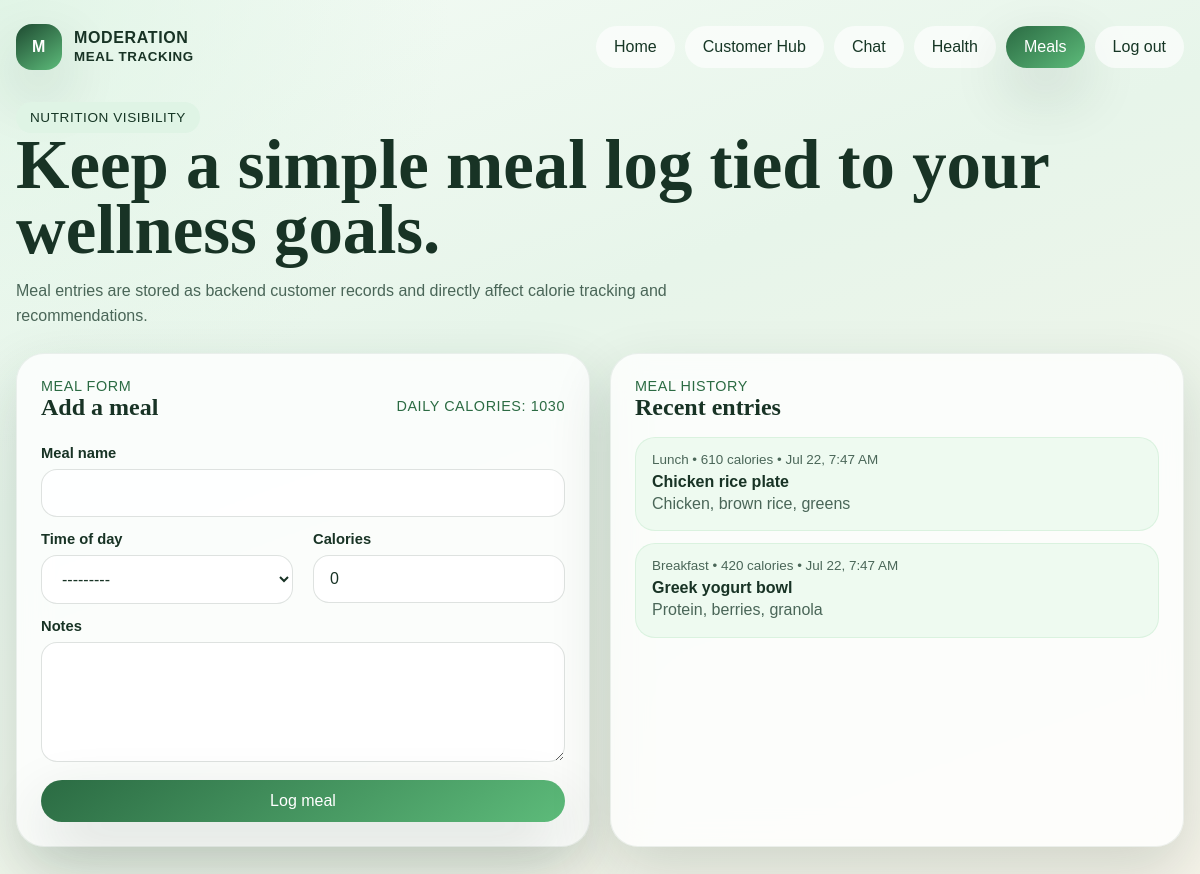
Screenshot of /meals/ (signed in) with the database file from the repository.
### core/models.py (models this page shows)
class MealEntry(models.Model):
	class MealTimes(models.TextChoices):
		BREAKFAST = "Breakfast", "Breakfast"
		LUNCH = "Lunch", "Lunch"
		DINNER = "Dinner", "Dinner"
		SNACK = "Snack", "Snack"
	user = models.ForeignKey(User, on_delete=models.CASCADE, related_name="meal_entries")
	meal_name = models.CharField(max_length=255)
	time_of_day = models.CharField(max_length=20, choices=MealTimes.choices)
	calories = models.PositiveIntegerField(default=0)
	notes = models.TextField(blank=True)
	consumed_at = models.DateTimeField(default=timezone.now)
	class Meta:
		ordering = ["-consumed_at"]

### core/views.py (the view)
# urls.py: path("meals/", views.meals_view, name="meals"),
@customer_required
@require_http_methods(["GET", "POST"])
def meals_view(request):
	form = MealEntryForm(request.POST or None)
	if request.method == "POST" and form.is_valid():
		meal = form.save(commit=False)
		meal.user = request.user
		meal.save()
		messages.success(request, "Meal logged.")
		return redirect("meals")
	analytics = customer_analytics(request.user)
	return render(
		request,
		"core/meals.html",
		{
			"form": form,
			"meals": request.user.meal_entries.all()[:12],
			"analytics": analytics,
			"active_page": "meals",
		},
	)

### core/forms.py
class MealEntryForm(forms.ModelForm):
    class Meta:
        model = MealEntry
        fields = ["meal_name", "time_of_day", "calories", "notes"]
        widgets = {
            "notes": forms.Textarea(attrs={"rows": 4}),
        }

### core/services.py (called while the page is built)
def preferred_recommendation_category(user):
    profile = user.health_profile
    if float(profile.sleep_hours) < 7 or profile.water_oz < 64:
        return Recommendation.Categories.WELLNESS
    if profile.steps < 8000 or profile.workouts_per_week < 3:
        return Recommendation.Categories.EXERCISE
    return Recommendation.Categories.DIET

### core/views.py (called while the page is built)
def customer_required(view_func):
	@wraps(view_func)
	@login_required
	def wrapped(request, *args, **kwargs):
		if request.user.role != User.Roles.CUSTOMER:
			return redirect("employee_dashboard")
		return view_func(request, *args, **kwargs)
	return wrapped

### templates/core/meals.html (shortened to what this page needs)
{% extends 'core/base.html' %}
{% block brand_subtitle %}Meal Tracking{% endblock %}
{% block content %}
<section class="page-header">
  <span class="eyebrow">Nutrition visibility</span>
  <h1>Keep a simple meal log tied to your wellness goals.</h1>
  <p>
    Meal entries are stored as backend customer records and directly affect calorie tracking and recommendations.
  </p>
</section>
<section class="grid-2">
  <article class="panel">
    <div class="split-header">
      <div>
        <div class="kicker">Meal form</div>
        <h2>Add a meal</h2>
      </div>
      <div class="stat-label">Daily calories: {{ analytics.total_calories }}</div>
    </div>
    <form method="post">
      <div>
        <label for="{{ form.meal_name.id_for_label }}">Meal name</label>
        {{ form.meal_name }}
      </div>
      <div class="grid-2">
        <div>
          <label for="{{ form.time_of_day.id_for_label }}">Time of day</label>
          {{ form.time_of_day }}
        </div>
        <div>
          <label for="{{ form.calories.id_for_label }}">Calories</label>
          {{ form.calories }}
        </div>
      </div>
      <div>
        <label for="{{ form.notes.id_for_label }}">Notes</label>
        {{ form.notes }}
      </div>
      <button type="submit">Log meal</button>
    </form>
  </article>
  <article class="panel">
    <div class="kicker">Meal history</div>
    <h2>Recent entries</h2>
    <div class="list-stack">
      {% for meal in meals %}
        <article class="list-item">
          <small>{{ meal.time_of_day }} • {{ meal.calories }} calories • {{ meal.consumed_at|date:'M j, g:i A' }}</small>
          <strong>{{ meal.meal_name }}</strong>
          <p>{{ meal.notes|default:'No notes added.' }}</p>
        </article>
      {% endfor %}
    </div>
  </article>
</section>
{% endblock %}

### static/css/styles.css (style rules this page uses)
:root { --forest-950: #0f2a1f; --forest-900: #163625; --forest-800: #1e4a31; --forest-700: #2b6b43; --forest-500: #5dbb7a; --mint-100: #dff4e5; --mint-50: #eefaf0; --sand-50: #f8f4ea; --text-900: #183325; --text-700: #4a6658; --white: #ffffff; --shadow: 0 24px 60px rgba(18, 52, 35, 0.16); --radius-lg: 28px; --radius-md: 18px; }
* { box-sizing: border-box; }
body { margin: 0; font-family: "Trebuchet MS", "Gill Sans", sans-serif; color: var(--text-900); background: radial-gradient(circle at top left, rgba(223, 244, 229, 0.9), transparent 30%), linear-gradient(160deg, #f4fbf5 0%, #e7f5ea 38%, #f7f4ea 100%); min-height: 100vh; }
.nav a, .button, button { border: 0; cursor: pointer; border-radius: 999px; padding: 12px 18px; font: inherit; transition: transform 180ms ease, box-shadow 180ms ease, background 180ms ease; }
.button, button, .nav a.active, .static-button { background: linear-gradient(145deg, var(--forest-700), var(--forest-500)); color: var(--white); box-shadow: var(--shadow); }
.hero, .panel, .stat, .message-column, .feature-card, .notice { background: rgba(255, 255, 255, 0.78); backdrop-filter: blur(16px); border: 1px solid rgba(30, 74, 49, 0.08); box-shadow: var(--shadow); }
.eyebrow { display: inline-block; padding: 8px 14px; border-radius: 999px; background: var(--mint-100); color: var(--forest-900); font-size: 0.85rem; letter-spacing: 0.04em; text-transform: uppercase; }
h1, h2, h3 { font-family: Georgia, "Times New Roman", serif; margin: 0 0 14px; }
h1 { font-size: clamp(2.5rem, 6vw, 4.3rem); line-height: 0.95; }
p { margin: 0; color: var(--text-700); line-height: 1.6; }
.grid-2, .grid-3, .stats-grid, .chat-grid { display: grid; gap: 20px; }
.grid-2 { grid-template-columns: repeat(2, minmax(0, 1fr)); }
.panel, .feature-card, .message-column, .stat, .notice { border-radius: var(--radius-lg); padding: 24px; }
label { display: block; font-size: 0.92rem; font-weight: 700; margin-bottom: 8px; }
input, textarea, select { width: 100%; border: 1px solid rgba(22, 54, 37, 0.14); border-radius: 16px; padding: 14px 16px; font: inherit; background: rgba(255, 255, 255, 0.82); color: var(--text-900); }
textarea { min-height: 120px; resize: vertical; }
form { display: grid; gap: 14px; }
.feature-card span, .stat-label, .kicker { color: var(--forest-700); font-size: 0.9rem; letter-spacing: 0.04em; text-transform: uppercase; }
.message-stream, .list-stack { display: grid; gap: 12px; margin-top: 16px; }
.message-bubble, .list-item { border-radius: 20px; padding: 14px 16px; background: var(--mint-50); border: 1px solid rgba(93, 187, 122, 0.14); }
.message-meta, .list-item small { display: block; color: var(--text-700); font-size: 0.84rem; margin-bottom: 6px; }
.split-header { display: flex; align-items: center; justify-content: space-between; gap: 12px; margin-bottom: 10px; }
.page-header { margin-bottom: 24px; }
.page-header p { max-width: 720px; }

### rows the page displays
MealEntry: time_of_day "Lunch", calories "610", consumed_at "Jul 22, 7:47 AM", meal_name "Chicken rice plate", notes "Chicken, brown rice, greens"
MealEntry: time_of_day "Breakfast", calories "420", consumed_at "Jul 22, 7:47 AM", meal_name "Greek yogurt bowl", notes "Protein, berries, granola"

### other values shown
{{ analytics.total_calories }} "1030"
